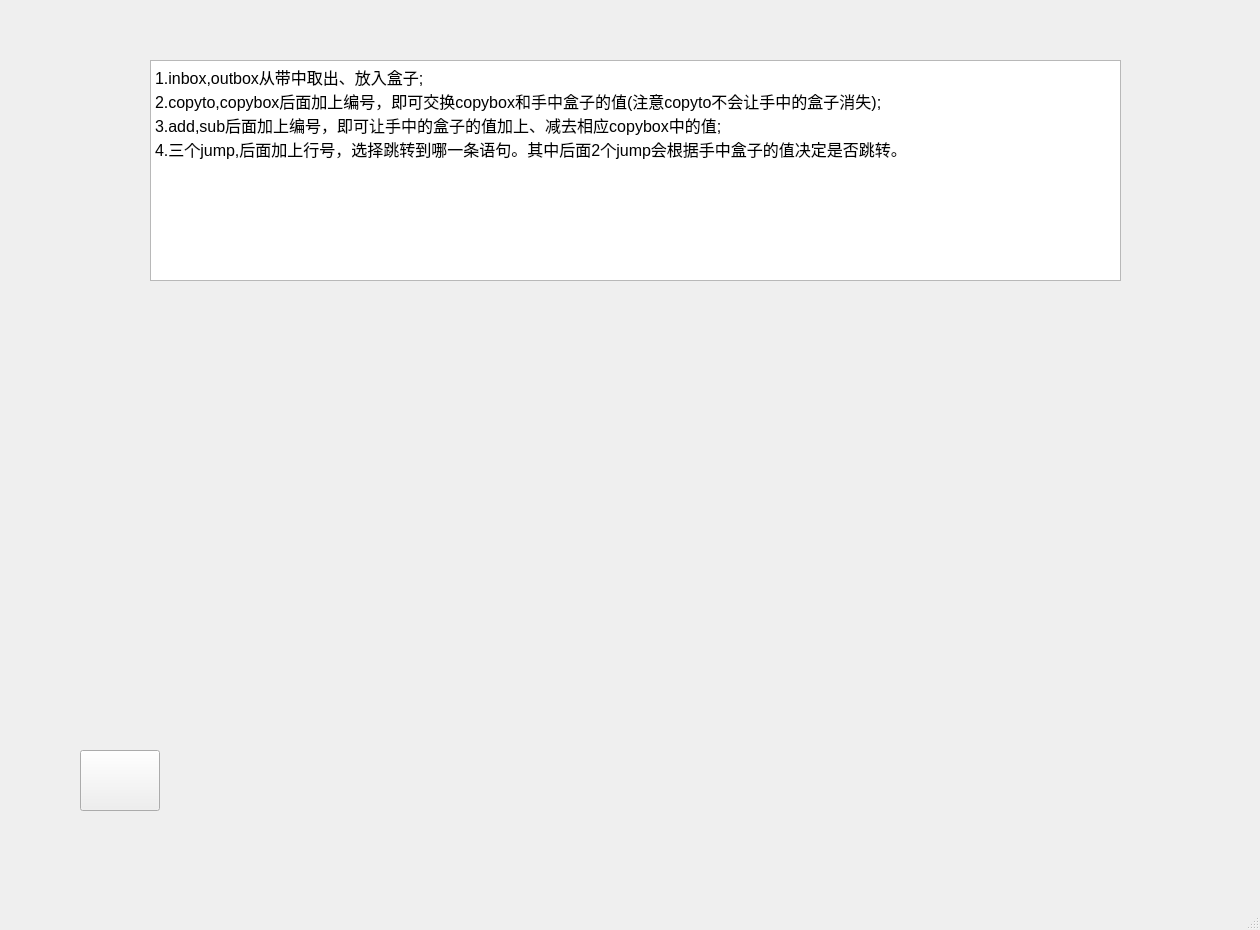
<?xml version="1.0" encoding="UTF-8"?>
<ui version="4.0">
 <class>help_window</class>
 <widget class="QMainWindow" name="help_window">
  <property name="geometry">
   <rect>
    <x>0</x>
    <y>0</y>
    <width>1260</width>
    <height>930</height>
   </rect>
  </property>
  <property name="windowTitle">
   <string>MainWindow</string>
  </property>
  <property name="styleSheet">
   <string notr="true">#help_window{background-image:url(:/resource/mainback.jpg)}</string>
  </property>
  <widget class="QWidget" name="centralwidget">
   <widget class="QTextBrowser" name="textBrowser">
    <property name="geometry">
     <rect>
      <x>150</x>
      <y>60</y>
      <width>971</width>
      <height>221</height>
     </rect>
    </property>
    <property name="html">
     <string>&lt;!DOCTYPE HTML PUBLIC &quot;-//W3C//DTD HTML 4.0//EN&quot; &quot;http://www.w3.org/TR/REC-html40/strict.dtd&quot;&gt;
&lt;html&gt;&lt;head&gt;&lt;meta name=&quot;qrichtext&quot; content=&quot;1&quot; /&gt;&lt;style type=&quot;text/css&quot;&gt;
p, li { white-space: pre-wrap; }
&lt;/style&gt;&lt;/head&gt;&lt;body style=&quot; font-family:'SimSun'; font-size:9pt; font-weight:400; font-style:normal;&quot;&gt;
&lt;p style=&quot; margin-top:0px; margin-bottom:0px; margin-left:0px; margin-right:0px; -qt-block-indent:0; text-indent:0px;&quot;&gt;&lt;span style=&quot; font-size:12pt;&quot;&gt;1.inbox,outbox从带中取出、放入盒子;&lt;/span&gt;&lt;/p&gt;
&lt;p style=&quot; margin-top:0px; margin-bottom:0px; margin-left:0px; margin-right:0px; -qt-block-indent:0; text-indent:0px;&quot;&gt;&lt;span style=&quot; font-size:12pt;&quot;&gt;2.copyto,copybox后面加上编号，即可交换copybox和手中盒子的值(注意copyto不会让手中的盒子消失);&lt;/span&gt;&lt;/p&gt;
&lt;p style=&quot; margin-top:0px; margin-bottom:0px; margin-left:0px; margin-right:0px; -qt-block-indent:0; text-indent:0px;&quot;&gt;&lt;span style=&quot; font-size:12pt;&quot;&gt;3.add,sub后面加上编号，即可让手中的盒子的值加上、减去相应copybox中的值;&lt;/span&gt;&lt;/p&gt;
&lt;p style=&quot; margin-top:0px; margin-bottom:0px; margin-left:0px; margin-right:0px; -qt-block-indent:0; text-indent:0px;&quot;&gt;&lt;span style=&quot; font-size:12pt;&quot;&gt;4.三个jump,后面加上行号，选择跳转到哪一条语句。其中后面2个jump会根据手中盒子的值决定是否跳转。&lt;/span&gt;&lt;/p&gt;
&lt;p style=&quot;-qt-paragraph-type:empty; margin-top:0px; margin-bottom:0px; margin-left:0px; margin-right:0px; -qt-block-indent:0; text-indent:0px; font-size:12pt;&quot;&gt;&lt;br /&gt;&lt;/p&gt;
&lt;p style=&quot;-qt-paragraph-type:empty; margin-top:0px; margin-bottom:0px; margin-left:0px; margin-right:0px; -qt-block-indent:0; text-indent:0px; font-size:12pt;&quot;&gt;&lt;br /&gt;&lt;/p&gt;&lt;/body&gt;&lt;/html&gt;</string>
    </property>
   </widget>
   <widget class="QPushButton" name="pushButton">
    <property name="geometry">
     <rect>
      <x>80</x>
      <y>750</y>
      <width>80</width>
      <height>61</height>
     </rect>
    </property>
    <property name="styleSheet">
     <string notr="true">background-image:url(:/resource/button3_1.png)</string>
    </property>
    <property name="text">
     <string/>
    </property>
   </widget>
  </widget>
  <widget class="QStatusBar" name="statusbar"/>
 </widget>
 <resources/>
 <connections/>
</ui>
